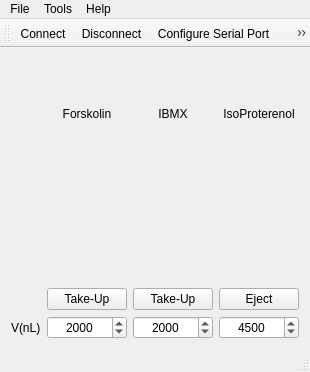
<?xml version="1.0" encoding="UTF-8"?>
<ui version="4.0">
 <class>MainWindow</class>
 <widget class="QMainWindow" name="MainWindow">
  <property name="enabled">
   <bool>true</bool>
  </property>
  <property name="geometry">
   <rect>
    <x>0</x>
    <y>0</y>
    <width>286</width>
    <height>372</height>
   </rect>
  </property>
  <property name="windowTitle">
   <string>JalinkLab Injector</string>
  </property>
  <widget class="QWidget" name="centralWidget">
   <layout class="QVBoxLayout" name="verticalLayout">
    <item>
     <layout class="QGridLayout" name="gridLayout">
      <item row="2" column="1">
       <widget class="QPushButton" name="inj1Button">
        <property name="text">
         <string>Take-Up</string>
        </property>
        <property name="checkable">
         <bool>true</bool>
        </property>
       </widget>
      </item>
      <item row="0" column="2">
       <widget class="QLabel" name="inj2Label">
        <property name="text">
         <string>IBMX</string>
        </property>
        <property name="alignment">
         <set>Qt::AlignCenter</set>
        </property>
       </widget>
      </item>
      <item row="1" column="2">
       <widget class="QLabel" name="inj2ImageLabel">
        <property name="text">
         <string/>
        </property>
        <property name="pixmap">
         <pixmap resource="injector.qrc">:/images/injector_empty.png</pixmap>
        </property>
        <property name="alignment">
         <set>Qt::AlignCenter</set>
        </property>
       </widget>
      </item>
      <item row="0" column="1">
       <widget class="QLabel" name="inj1Label">
        <property name="text">
         <string>Forskolin</string>
        </property>
        <property name="alignment">
         <set>Qt::AlignCenter</set>
        </property>
       </widget>
      </item>
      <item row="1" column="3">
       <widget class="QLabel" name="inj3ImageLabel">
        <property name="text">
         <string/>
        </property>
        <property name="pixmap">
         <pixmap resource="injector.qrc">:/images/injector_empty.png</pixmap>
        </property>
        <property name="alignment">
         <set>Qt::AlignCenter</set>
        </property>
       </widget>
      </item>
      <item row="1" column="1">
       <widget class="QLabel" name="inj1ImageLabel">
        <property name="text">
         <string/>
        </property>
        <property name="pixmap">
         <pixmap resource="injector.qrc">:/images/injector_empty.png</pixmap>
        </property>
        <property name="alignment">
         <set>Qt::AlignCenter</set>
        </property>
       </widget>
      </item>
      <item row="2" column="3">
       <widget class="QPushButton" name="inj3Button">
        <property name="text">
         <string>Eject</string>
        </property>
        <property name="checkable">
         <bool>true</bool>
        </property>
        <property name="checked">
         <bool>false</bool>
        </property>
       </widget>
      </item>
      <item row="0" column="3">
       <widget class="QLabel" name="inj3Label">
        <property name="text">
         <string>IsoProterenol</string>
        </property>
        <property name="alignment">
         <set>Qt::AlignCenter</set>
        </property>
       </widget>
      </item>
      <item row="2" column="2">
       <widget class="QPushButton" name="inj2Button">
        <property name="text">
         <string>Take-Up</string>
        </property>
        <property name="checkable">
         <bool>true</bool>
        </property>
        <property name="checked">
         <bool>false</bool>
        </property>
       </widget>
      </item>
      <item row="3" column="1">
       <widget class="QSpinBox" name="inj1Volume">
        <property name="alignment">
         <set>Qt::AlignCenter</set>
        </property>
        <property name="maximum">
         <number>1000000</number>
        </property>
        <property name="singleStep">
         <number>100</number>
        </property>
        <property name="value">
         <number>2000</number>
        </property>
       </widget>
      </item>
      <item row="3" column="0">
       <widget class="QLabel" name="label">
        <property name="text">
         <string>V(nL)</string>
        </property>
       </widget>
      </item>
      <item row="3" column="2">
       <widget class="QSpinBox" name="inj2Volume">
        <property name="alignment">
         <set>Qt::AlignCenter</set>
        </property>
        <property name="maximum">
         <number>1000000</number>
        </property>
        <property name="singleStep">
         <number>100</number>
        </property>
        <property name="value">
         <number>2000</number>
        </property>
       </widget>
      </item>
      <item row="3" column="3">
       <widget class="QSpinBox" name="inj3Volume">
        <property name="enabled">
         <bool>true</bool>
        </property>
        <property name="alignment">
         <set>Qt::AlignCenter</set>
        </property>
        <property name="maximum">
         <number>1000000</number>
        </property>
        <property name="singleStep">
         <number>100</number>
        </property>
        <property name="value">
         <number>4500</number>
        </property>
       </widget>
      </item>
     </layout>
    </item>
   </layout>
  </widget>
  <widget class="QMenuBar" name="menuBar">
   <property name="geometry">
    <rect>
     <x>0</x>
     <y>0</y>
     <width>286</width>
     <height>17</height>
    </rect>
   </property>
   <widget class="QMenu" name="menuCalls">
    <property name="title">
     <string>File</string>
    </property>
    <addaction name="actionConnect"/>
    <addaction name="actionDisconnect"/>
    <addaction name="separator"/>
    <addaction name="actionQuit"/>
   </widget>
   <widget class="QMenu" name="menuTools">
    <property name="title">
     <string>Tools</string>
    </property>
    <addaction name="actionConfigure"/>
    <addaction name="actionClear"/>
    <addaction name="actionConfigureInjector"/>
    <addaction name="actionConsole"/>
   </widget>
   <widget class="QMenu" name="menuHelp">
    <property name="title">
     <string>Help</string>
    </property>
    <addaction name="actionAbout"/>
    <addaction name="actionAboutQt"/>
   </widget>
   <addaction name="menuCalls"/>
   <addaction name="menuTools"/>
   <addaction name="menuHelp"/>
  </widget>
  <widget class="QToolBar" name="mainToolBar">
   <attribute name="toolBarArea">
    <enum>TopToolBarArea</enum>
   </attribute>
   <attribute name="toolBarBreak">
    <bool>false</bool>
   </attribute>
   <addaction name="actionConnect"/>
   <addaction name="actionDisconnect"/>
   <addaction name="actionConfigure"/>
   <addaction name="actionConfigureInjector"/>
   <addaction name="actionConsole"/>
  </widget>
  <widget class="QStatusBar" name="statusBar"/>
  <action name="actionAbout">
   <property name="text">
    <string>&amp;About</string>
   </property>
   <property name="toolTip">
    <string>About program</string>
   </property>
   <property name="shortcut">
    <string>Alt+A</string>
   </property>
  </action>
  <action name="actionAboutQt">
   <property name="text">
    <string>About Qt</string>
   </property>
  </action>
  <action name="actionConnect">
   <property name="icon">
    <iconset resource="injector.qrc">
     <normaloff>:/images/connect.png</normaloff>:/images/connect.png</iconset>
   </property>
   <property name="text">
    <string>C&amp;onnect</string>
   </property>
   <property name="toolTip">
    <string>Connect to serial port</string>
   </property>
   <property name="shortcut">
    <string>Ctrl+O</string>
   </property>
  </action>
  <action name="actionDisconnect">
   <property name="icon">
    <iconset resource="injector.qrc">
     <normaloff>:/images/disconnect.png</normaloff>:/images/disconnect.png</iconset>
   </property>
   <property name="text">
    <string>&amp;Disconnect</string>
   </property>
   <property name="toolTip">
    <string>Disconnect from serial port</string>
   </property>
   <property name="shortcut">
    <string>Ctrl+D</string>
   </property>
  </action>
  <action name="actionConfigure">
   <property name="icon">
    <iconset resource="injector.qrc">
     <normaloff>:/images/settings.png</normaloff>:/images/settings.png</iconset>
   </property>
   <property name="text">
    <string>&amp;Configure Serial Port</string>
   </property>
   <property name="toolTip">
    <string>Configure serial port</string>
   </property>
   <property name="shortcut">
    <string>Alt+C</string>
   </property>
  </action>
  <action name="actionClear">
   <property name="icon">
    <iconset resource="injector.qrc">
     <normaloff>:/images/clear.png</normaloff>:/images/clear.png</iconset>
   </property>
   <property name="text">
    <string>C&amp;lear Monitor</string>
   </property>
   <property name="toolTip">
    <string>Clear data</string>
   </property>
   <property name="shortcut">
    <string>Alt+L</string>
   </property>
  </action>
  <action name="actionQuit">
   <property name="icon">
    <iconset resource="injector.qrc">
     <normaloff>:/images/application-exit.png</normaloff>:/images/application-exit.png</iconset>
   </property>
   <property name="text">
    <string>&amp;Quit</string>
   </property>
   <property name="shortcut">
    <string>Ctrl+Q</string>
   </property>
  </action>
  <action name="actionConfigureInjector">
   <property name="icon">
    <iconset resource="injector.qrc">
     <normaloff>:/images/settings_inj.png</normaloff>:/images/settings_inj.png</iconset>
   </property>
   <property name="text">
    <string>C&amp;onfigure Injector</string>
   </property>
   <property name="shortcut">
    <string>Ctrl+Alt+I</string>
   </property>
  </action>
  <action name="actionConsole">
   <property name="icon">
    <iconset resource="injector.qrc">
     <normaloff>:/images/console.png</normaloff>:/images/console.png</iconset>
   </property>
   <property name="text">
    <string>Console</string>
   </property>
  </action>
 </widget>
 <layoutdefault spacing="6" margin="11"/>
 <resources>
  <include location="injector.qrc"/>
 </resources>
 <connections/>
</ui>
